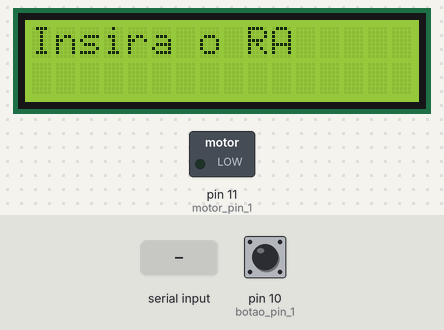
Recording of a sketch running on a simulated Arduino Uno, built with avr-gcc and run on an emulated ATmega328P. Parts: 16×2 character LCD, switched loads named in the sketch (green lamp = pin HIGH). The inputs (shaded band) are chosen by the test bench; at power-on: pin 10 (botao_pin_1) LOW. What the sketch prints to the serial monitor is not drawn.

Above: at 1.2 s.
1.3 s: "90,45\n" received over Serial
At 2.1 s:
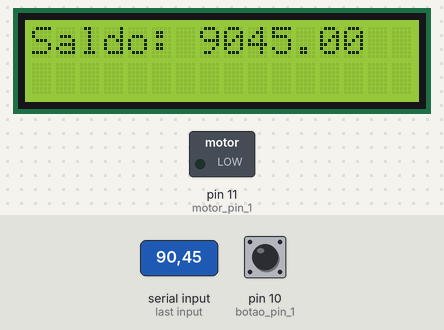
2.9 s: pin 10 (botao_pin_1) pulled HIGH for 0.15 s
4.5 s: byte 66 (66) received over Serial
At 5.8 s:
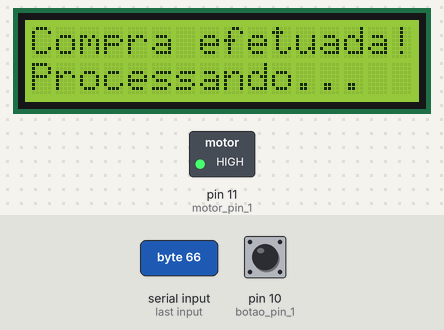
7.5 s: byte 65 (65) received over Serial
At 8.1 s:
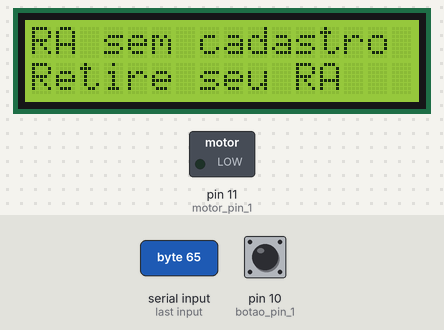
9.0 s: byte 67 (67) received over Serial
At 10.2 s:
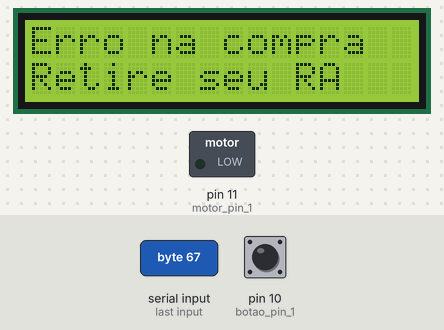
10.5 s: byte 69 (69) received over Serial
At 11.5 s:
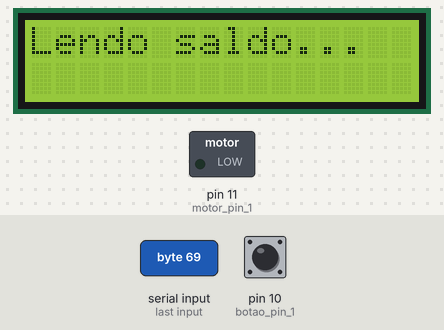
Timing chart, 0 to 13.0 s (numbered marks = the images above; inputs shaded):
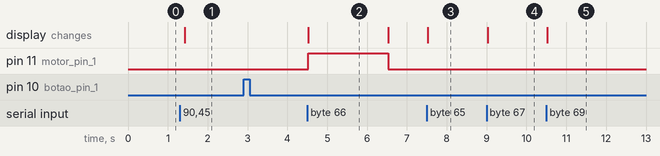

Measured:
- after the input at 1.3 s, the display: changes after 0.13 s (image 1)
- after the input at 2.9 s, every drawn part: stays the same
- after the input at 4.5 s, pin 11 (motor_pin_1): LOW → HIGH at once, → LOW 2.0 s later; the display: changes at once (image 2)
- after the input at 7.5 s, the display: changes at once (image 3)
- after the input at 9.0 s, the display: changes at once (image 4)
- after the input at 10.5 s, the display: changes at once (image 5)
- what the display in image 2 shows lasts 2.0 s, from 4.5 s to 6.5 s

The sketch:

vending_machine.ino
```cpp
#include <LiquidCrystal.h>
#include <Bounce2.h>

#define RE(signal, state) (state=(state<<1)|(signal&1)&3)==1	// Macro para detectar rising edge

Bounce botao_1 = Bounce();	// Executa debounce no botão 1
const int botao_pin_1 = 10;	// Versão final teria 3 botões
const int motor_pin_1 = 11;	// Pino do motor (versão final teria 3 motores)
const int motor_duty_cycle = 50;	// Duty cycle em % dos motores
const int motor_delay = 2000;	// Delay de funcionamento do motor
int estado_botao = 0;
int item_selecionado = 0;


LiquidCrystal lcd(2, 3, 4, 5, 6, 7);
/* Cria objeto lcd da classe LiquidCrystal
 * RS     2
 * Enable 3
 * DB4    4
 * DB5    5
 * DB6    6
 * DB7    7
*/


void processar_compra(void) {
	// Selecionamos o motor a girar
	// de acordo com o valor de `item_selecionado`
	switch (item_selecionado) {
		case 1:
			// analogWrite(motor_pin_1, map(motor_duty_cycle, 0, 100, 0, 255));
			digitalWrite(motor_pin_1, HIGH);
			delay(motor_delay);
			digitalWrite(motor_pin_1, LOW);
			break;
	}
}

void setup() {
	Serial.begin(9600);
	pinMode(botao_pin_1, INPUT);
	pinMode(motor_pin_1, OUTPUT);
	botao_1.attach(botao_pin_1);
	botao_1.interval(5);
	lcd.begin(16, 2);          // Inicializa display de 2 linhas x 16 colunas
	lcd.home();                // Posiciona cursor no canto superior esquerdo
	lcd.clear();               // Limpa a tela do LCD
	lcd.print("Insira o RA");  // Frase inicial
}

void loop() {
	float valor_recebido = 0; // Valor recebido da porta serial
	int j = 1, k = 10, byte_recebido = 0, decimal = 0,
	    espera_botao = 0, sinal_recebido = 10, timer = 0;

	while (Serial.available() > 0) { // Espera haver entrada serial
		// Loop para receber os bytes de sinal e o saldo
		byte_recebido = Serial.read();
		delay(20);

		switch (byte_recebido) {
			case 65:
				sinal_recebido = 0;
				byte_recebido = 1;
				break;
			case 66:
				sinal_recebido = 1;
				byte_recebido = 1;
				break;
			case 67:
				sinal_recebido = 2;
				byte_recebido = 1;
				break;
			case 68:
				sinal_recebido = 3;
				byte_recebido = 1;
				break;
			case 69:
				sinal_recebido = 4;
				byte_recebido = 1;
				break;
			case 70:
				sinal_recebido = 5;
				byte_recebido = 1;
				break;
			case 46:
				decimal = 1;
				break;
			default:
				if (byte_recebido >= 48 && byte_recebido <= 57) {
					if (!decimal) {
						valor_recebido *= 10;
						valor_recebido += (byte_recebido - 48);
					} else {
						valor_recebido += (byte_recebido - 48) / (float) k;
						k *= 10;
					}
					byte_recebido = 1;
				}
				break;
		}
	}
	if (byte_recebido) {
		switch (sinal_recebido) {
			case 0:
				lcd.clear();
				lcd.print("RA sem cadastro");
				lcd.setCursor(0, 1);
				lcd.print("Retire seu RA");
				sinal_recebido = 10;
				break;
			case 1:
				lcd.clear();
				lcd.print("Compra efetuada!");
				lcd.setCursor(0, 1);
				lcd.print("Processando...");
				processar_compra();
				lcd.clear();
				lcd.print("Compra efetuada!");
				lcd.setCursor(0, 1);
				lcd.print("Retire seu RA");
				sinal_recebido = 10;
				break;
			case 2:
				lcd.clear();
				lcd.print("Erro na compra");
				lcd.setCursor(0, 1);
				lcd.print("Retire seu RA");
				sinal_recebido = 10;
				break;
			case 3:
				lcd.clear();
				lcd.print("Insira o RA");
				sinal_recebido = 10;
				break;
			case 4:
				lcd.clear();
				lcd.print("Lendo saldo...");
				sinal_recebido = 10;
				break;
			case 5:
				lcd.clear();
				lcd.print("Comprando...");
				sinal_recebido = 10;
				break;
			default:
				lcd.clear();
				lcd.print("Saldo: ");
				lcd.print(valor_recebido);
				while (espera_botao == 0) {
					botao_1.update();
					timer++;
					if (timer >= 200) { // Se não apertar um botão em até 10 segundos, cancela a operação
						Serial.print(2);
						sinal_recebido = 10;
						espera_botao = 1;
					}
					if (RE(botao_1.read(), estado_botao)) { // Executa na rising edge
						Serial.print(1);
						item_selecionado = 1;
						espera_botao = 1;
						sinal_recebido = 10;
					}
					delay(50);
				}
				break;
		}
	}
}
```
